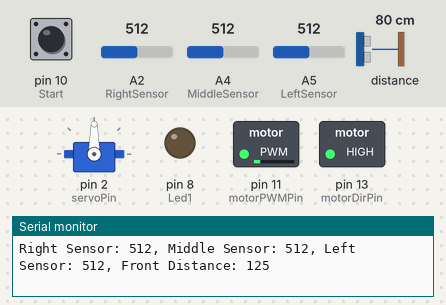
Bench run of a sketch on a simulated Arduino Uno, built with avr-gcc and run on an emulated ATmega328P. Parts: servo, switched loads named in the sketch (green lamp = pin HIGH), output pins drawn as LEDs (lit = HIGH), the last lines printed to the serial monitor. The inputs (shaded band) are chosen by the test bench; at power-on: distance to the obstacle 80 cm, pin 10 (Start) LOW, A2 (RightSensor) = 512, A4 (MiddleSensor) = 512, A5 (LeftSensor) = 512. The echo pulse lasts 58.3 µs per cm; pins used as bus, display or sensor lines are not drawn.

Above: at 1.8 s.
1.9 s: distance to the obstacle set to 44 cm
4.3 s: distance to the obstacle set to 37 cm
At 6.9 s:
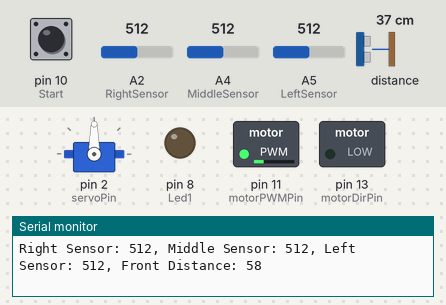
At 8.2 s:
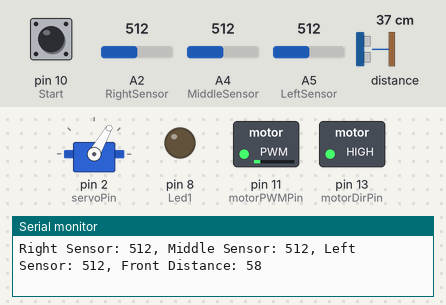
Timing chart, 0 to 18.7 s (numbered marks = the images above; inputs shaded):
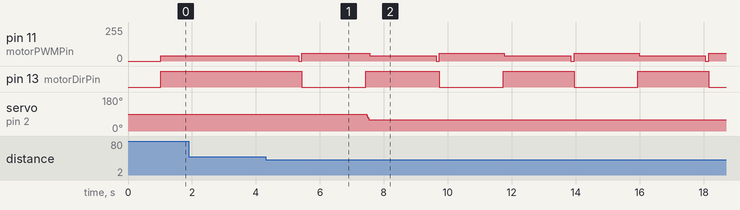

Measured:
- the behaviour switches between 42 and 41 cm on distance to the obstacle (found by bisection; images 0 and 1)
- after the input at 4.3 s, pin 11 (motorPWMPin): 40/255 → 0/255 after 1.0 s, then repeats every 4.3 s: 60/255 2.1 s, 40/255 2.1 s, 0/255 0.10 s; pin 13 (motorDirPin): alternates HIGH for 2.2 s and LOW for 2.0 s, starting after 1.1 s; servo on pin 2 (servoPin): 90° → 60° after 3.2 s

The sketch:

ULTIMO_HOY.ino
```cpp
#include <Servo.h> // Biblioteca para el control del servomotor

// Pines de sensores
int RightSensor = A2;   // Pin del sensor de obstáculo derecho
int MiddleSensor = 4;  // Pin del sensor de obstáculo medio
int LeftSensor = A5;    // Pin del sensor de obstáculo izquierdo

// Pines del sensor ultrasónico
int trigPin = 1;  // Pin TRIG del sensor ultrasónico
int echoPin = 0;  // Pin ECHO del sensor ultrasónico

// Pines de control
int Start = 10;         // Pin del botón de inicio
int Led1 = 8;           // Pin del LED 1
int motorPWMPin = 11;   // Pin PWM para control de velocidad del motor
int motorDirPin = 13;   // Pin de dirección del motor

Servo servoMotor;       // Objeto servo para controlar la dirección del robot
int servoPin = 2;       // Pin del servomotor
int currentAngle = 90;  // Ángulo actual del servomotor (inicialmente en 90 grados - hacia adelante)

int baseSpeed = 40;    // Velocidad base del motor (0 a 255 para control PWM)

void setup() {
  pinMode(Led1, OUTPUT);
  pinMode(Start, INPUT);

  pinMode(motorPWMPin, OUTPUT); // Configurar el pin PWM del motor como salida
  pinMode(motorDirPin, OUTPUT); // Configurar el pin de dirección del motor como salida

  servoMotor.attach(servoPin);  // Adjuntar el servo al pin especificado
  servoMotor.write(currentAngle); // Posición inicial del servo

  // Configuración del sensor ultrasónico
  pinMode(trigPin, OUTPUT);
  pinMode(echoPin, INPUT);

  Serial.begin(9600); // Inicializar comunicación serie
}

void loop() {
  // Esperar a que se presione el botón de inicio
 while (digitalRead(Start) == 1) {
    if (analogRead(LeftSensor) < 600 || analogRead(MiddleSensor) < 600 || analogRead(RightSensor) < 600 || measureDistance() < 60) {
      digitalWrite(Led1, HIGH);
    } else {
      digitalWrite(Led1, LOW);
    }
    delay(10); // Parpadeo del LED 1 por 100ms
  }

  while (1) {
    // Leer los valores analógicos de los sensores
    int rightSensorValue = analogRead(RightSensor);
    int middleSensorValue = analogRead(MiddleSensor);
    int leftSensorValue = analogRead(LeftSensor);
    int frontDistance = measureDistance();

    // Imprimir los valores de los sensores
    Serial.print("Right Sensor: ");
    Serial.print(rightSensorValue);
    Serial.print(", Middle Sensor: ");
    Serial.print(middleSensorValue);
    Serial.print(", Left Sensor: ");
    Serial.print(leftSensorValue);
    Serial.print(", Front Distance: ");
    Serial.println(frontDistance);
    delay(1000);

    // Control de dirección basado en los valores analógicos de los sensores y el sensor ultrasónico
    if (frontDistance < 65) {  // Objeto cercano en el centro o frente
       analogWrite(motorPWMPin, 0);  // STOP
         delay(100);
      digitalWrite(motorDirPin, LOW);  //  retroceder
      analogWrite(motorPWMPin, 60);  // Retroceder a la velocidad base
      delay(2000);
      digitalWrite(motorDirPin, HIGH);  // Restablecer la dirección del motor para avanzar
      smoothServoMove(60);
      delay(30);
       adjustMotorSpeed(40);  // Avanzar a velocidad base
         delay(1000);

    } else if (rightSensorValue > 600) {  // Objeto cercano a la derecha
      smoothServoMove(85);  // Girar suavemente a la izquierda después de retroceder
      adjustMotorSpeed(30);  // Avanzar a velocidad base


    } else if (leftSensorValue > 600) {  // Objeto cercano a la izquierda
      smoothServoMove(95); // Girar suavemente a la derecha después de retroceder
      adjustMotorSpeed(30);  // Avanzar a velocidad base


    } else {  // No hay objetos cercanos
      smoothServoMove(90);  // Mantener servo recto
      adjustMotorSpeed(40);  // Avanzar a velocidad base

    }

    delay(60); // Pequeño retraso para evitar lecturas excesivas
  }
}

// Función para retroceder el robot
void reverseRobot() {
  digitalWrite(motorDirPin, LOW);  // Cambiar la dirección del motor para retroceder
  analogWrite(motorPWMPin, baseSpeed);  // Retroceder a la velocidad base
  digitalWrite(motorDirPin, HIGH);  // Restablecer la dirección del motor para avanzar
}

// Función para mover el servomotor suavemente
void smoothServoMove(int targetAngle) {
  if (targetAngle > currentAngle) {
    for (int angle = currentAngle; angle <= targetAngle; angle++) {
      servoMotor.write(angle);
      delay(3); // Ajuste del delay para suavidad
    }
  } else {
    for (int angle = currentAngle; angle >= targetAngle; angle--) {
      servoMotor.write(angle);
      delay(3); // Ajuste del delay para suavidad
    }
  }
  currentAngle = targetAngle; // Actualizar el ángulo actual
}

// Función para ajustar la velocidad del motor
void adjustMotorSpeed(int speed) {
  digitalWrite(motorDirPin, HIGH); // Configurar la dirección del motor para avanzar
  analogWrite(motorPWMPin, speed); // Configurar la velocidad del motor con control PWM
}

// Función para medir la distancia utilizando el sensor ultrasónico
int measureDistance() {
  digitalWrite(trigPin, LOW);
  delayMicroseconds(2);
  digitalWrite(trigPin, HIGH);
  delayMicroseconds(10);
  digitalWrite(trigPin, LOW);
  int duration = pulseIn(echoPin, HIGH);
  int distance = duration * 0.054 / 2; // Convertir el tiempo en distancia
  return distance;
}
```
